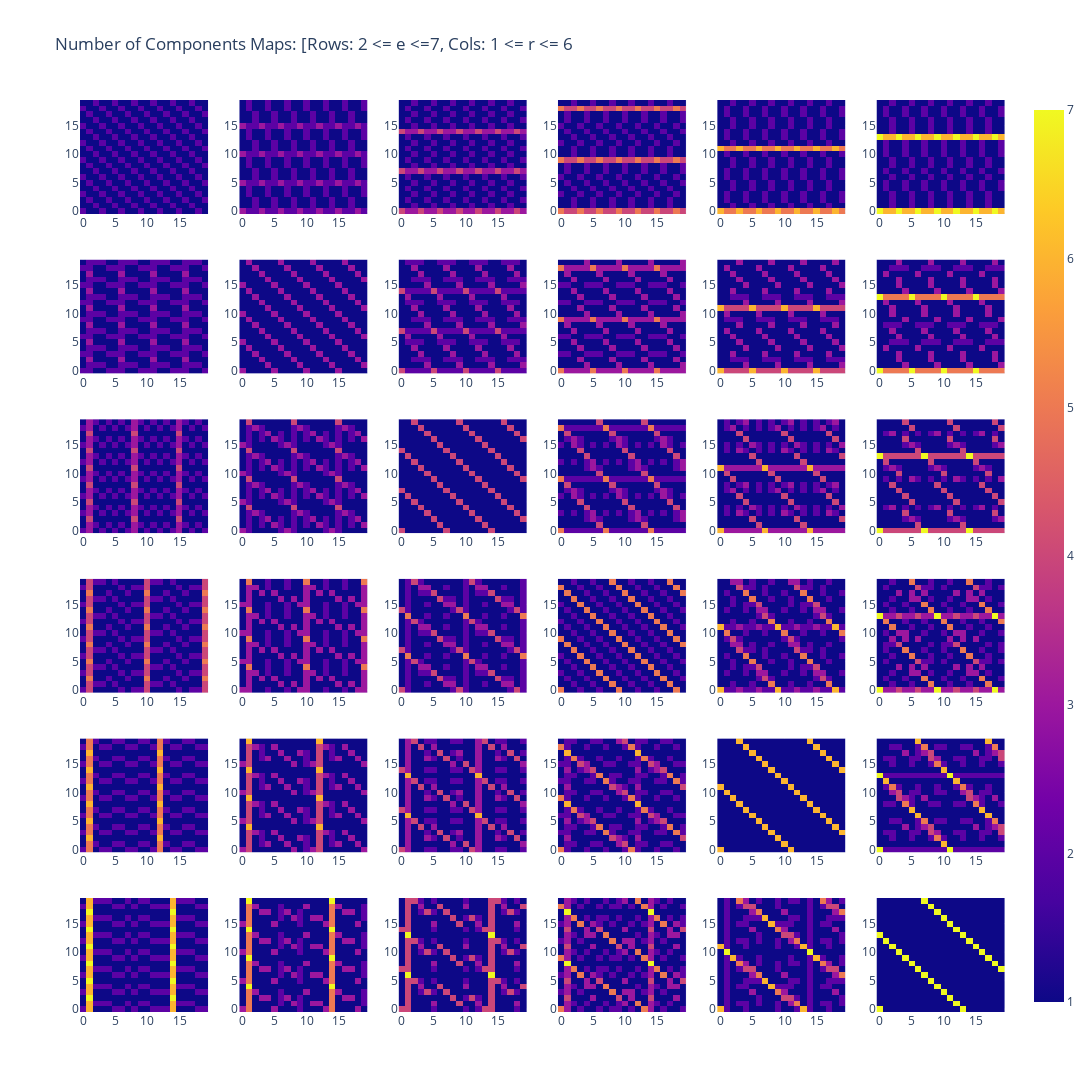

The cell this chart's notebook holds for it:
### Code cell
Row, Col = 6, 6
fig = make_subplots(Row, Col)
#---
for e, r in itertools.product(range(2,Row+2), range(1,Col+1)):
    shift = max(0, e-r)
    size = 20
    tamed_matrix = []
    df = pd.read_csv(f"data/T-L_R_series/T-L={e}_R={r}_100x100.csv")
    for b in range(size):
        seq = []
        s = b+r
        for i in range(size):
            try:
                seq += [df.values[b+shift][s+i]]
            except:
                seq += [0]
        tamed_matrix += [seq]
    tv = [2*r+1, 2*e-1]
    fig.append_trace(px.imshow(tamed_matrix).data[0], e-1, r)
# ---
fig.update_layout(height=200*Row, width=200*Col, title=f"Number of Components Maps: [Rows: 2 <= e <={Row+1}, Cols: 1 <= r <= {Col}")
fig.show()

### Figure 1 — Plotly figure (JSON) as saved in the notebook; plotly's stock layout.template omitted (floating-point values rounded to 4 significant figures; data arrays with more than 128 entries replaced by an {"elided": "..."} marker saying what was removed)
{"data": [{"coloraxis": "coloraxis", "hovertemplate": "x: %{x}<br>y: %{y}<br>color: %{z}<extra></extra>", "name": "0", "type": "heatmap", "xaxis": "x", "yaxis": "y", "z": {"elided": "20x20 int values"}}, {"coloraxis": "coloraxis", "hovertemplate": "x: %{x}<br>y: %{y}<br>color: %{z}<extra></extra>", "name": "0", "type": "heatmap", "xaxis": "x2", "yaxis": "y2", "z": {"elided": "20x20 int values"}}, {"coloraxis": "coloraxis", "hovertemplate": "x: %{x}<br>y: %{y}<br>color: %{z}<extra></extra>", "name": "0", "type": "heatmap", "xaxis": "x3", "yaxis": "y3", "z": {"elided": "20x20 int values"}}, {"coloraxis": "coloraxis", "hovertemplate": "x: %{x}<br>y: %{y}<br>color: %{z}<extra></extra>", "name": "0", "type": "heatmap", "xaxis": "x4", "yaxis": "y4", "z": {"elided": "20x20 int values"}}, {"coloraxis": "coloraxis", "hovertemplate": "x: %{x}<br>y: %{y}<br>color: %{z}<extra></extra>", "name": "0", "type": "heatmap", "xaxis": "x5", "yaxis": "y5", "z": {"elided": "20x20 int values"}}, {"coloraxis": "coloraxis", "hovertemplate": "x: %{x}<br>y: %{y}<br>color: %{z}<extra></extra>", "name": "0", "type": "heatmap", "xaxis": "x6", "yaxis": "y6", "z": {"elided": "20x20 int values"}}, {"coloraxis": "coloraxis", "hovertemplate": "x: %{x}<br>y: %{y}<br>color: %{z}<extra></extra>", "name": "0", "type": "heatmap", "xaxis": "x7", "yaxis": "y7", "z": {"elided": "20x20 int values"}}, {"coloraxis": "coloraxis", "hovertemplate": "x: %{x}<br>y: %{y}<br>color: %{z}<extra></extra>", "name": "0", "type": "heatmap", "xaxis": "x8", "yaxis": "y8", "z": {"elided": "20x20 int values"}}, {"coloraxis": "coloraxis", "hovertemplate": "x: %{x}<br>y: %{y}<br>color: %{z}<extra></extra>", "name": "0", "type": "heatmap", "xaxis": "x9", "yaxis": "y9", "z": {"elided": "20x20 int values"}}, {"coloraxis": "coloraxis", "hovertemplate": "x: %{x}<br>y: %{y}<br>color: %{z}<extra></extra>", "name": "0", "type": "heatmap", "xaxis": "x10", "yaxis": "y10", "z": {"elided": "20x20 int values"}}, {"coloraxis": "coloraxis", "hovertemplate": "x: %{x}<br>y: %{y}<br>color: %{z}<extra></extra>", "name": "0", "type": "heatmap", "xaxis": "x11", "yaxis": "y11", "z": {"elided": "20x20 int values"}}, {"coloraxis": "coloraxis", "hovertemplate": "x: %{x}<br>y: %{y}<br>color: %{z}<extra></extra>", "name": "0", "type": "heatmap", "xaxis": "x12", "yaxis": "y12", "z": {"elided": "20x20 int values"}}, {"coloraxis": "coloraxis", "hovertemplate": "x: %{x}<br>y: %{y}<br>color: %{z}<extra></extra>", "name": "0", "type": "heatmap", "xaxis": "x13", "yaxis": "y13", "z": {"elided": "20x20 int values"}}, {"coloraxis": "coloraxis", "hovertemplate": "x: %{x}<br>y: %{y}<br>color: %{z}<extra></extra>", "name": "0", "type": "heatmap", "xaxis": "x14", "yaxis": "y14", "z": {"elided": "20x20 int values"}}, {"coloraxis": "coloraxis", "hovertemplate": "x: %{x}<br>y: %{y}<br>color: %{z}<extra></extra>", "name": "0", "type": "heatmap", "xaxis": "x15", "yaxis": "y15", "z": {"elided": "20x20 int values"}}, {"coloraxis": "coloraxis", "hovertemplate": "x: %{x}<br>y: %{y}<br>color: %{z}<extra></extra>", "name": "0", "type": "heatmap", "xaxis": "x16", "yaxis": "y16", "z": {"elided": "20x20 int values"}}, {"coloraxis": "coloraxis", "hovertemplate": "x: %{x}<br>y: %{y}<br>color: %{z}<extra></extra>", "name": "0", "type": "heatmap", "xaxis": "x17", "yaxis": "y17", "z": {"elided": "20x20 int values"}}, {"coloraxis": "coloraxis", "hovertemplate": "x: %{x}<br>y: %{y}<br>color: %{z}<extra></extra>", "name": "0", "type": "heatmap", "xaxis": "x18", "yaxis": "y18", "z": {"elided": "20x20 int values"}}, {"coloraxis": "coloraxis", "hovertemplate": "x: %{x}<br>y: %{y}<br>color: %{z}<extra></extra>", "name": "0", "type": "heatmap", "xaxis": "x19", "yaxis": "y19", "z": {"elided": "20x20 int values"}}, {"coloraxis": "coloraxis", "hovertemplate": "x: %{x}<br>y: %{y}<br>color: %{z}<extra></extra>", "name": "0", "type": "heatmap", "xaxis": "x20", "yaxis": "y20", "z": {"elided": "20x20 int values"}}, {"coloraxis": "coloraxis", "hovertemplate": "x: %{x}<br>y: %{y}<br>color: %{z}<extra></extra>", "name": "0", "type": "heatmap", "xaxis": "x21", "yaxis": "y21", "z": {"elided": "20x20 int values"}}, {"coloraxis": "coloraxis", "hovertemplate": "x: %{x}<br>y: %{y}<br>color: %{z}<extra></extra>", "name": "0", "type": "heatmap", "xaxis": "x22", "yaxis": "y22", "z": {"elided": "20x20 int values"}}, {"coloraxis": "coloraxis", "hovertemplate": "x: %{x}<br>y: %{y}<br>color: %{z}<extra></extra>", "name": "0", "type": "heatmap", "xaxis": "x23", "yaxis": "y23", "z": {"elided": "20x20 int values"}}, {"coloraxis": "coloraxis", "hovertemplate": "x: %{x}<br>y: %{y}<br>color: %{z}<extra></extra>", "name": "0", "type": "heatmap", "xaxis": "x24", "yaxis": "y24", "z": {"elided": "20x20 int values"}}, {"coloraxis": "coloraxis", "hovertemplate": "x: %{x}<br>y: %{y}<br>color: %{z}<extra></extra>", "name": "0", "type": "heatmap", "xaxis": "x25", "yaxis": "y25", "z": {"elided": "20x20 int values"}}, {"coloraxis": "coloraxis", "hovertemplate": "x: %{x}<br>y: %{y}<br>color: %{z}<extra></extra>", "name": "0", "type": "heatmap", "xaxis": "x26", "yaxis": "y26", "z": {"elided": "20x20 int values"}}, {"coloraxis": "coloraxis", "hovertemplate": "x: %{x}<br>y: %{y}<br>color: %{z}<extra></extra>", "name": "0", "type": "heatmap", "xaxis": "x27", "yaxis": "y27", "z": {"elided": "20x20 int values"}}, {"coloraxis": "coloraxis", "hovertemplate": "x: %{x}<br>y: %{y}<br>color: %{z}<extra></extra>", "name": "0", "type": "heatmap", "xaxis": "x28", "yaxis": "y28", "z": {"elided": "20x20 int values"}}, {"coloraxis": "coloraxis", "hovertemplate": "x: %{x}<br>y: %{y}<br>color: %{z}<extra></extra>", "name": "0", "type": "heatmap", "xaxis": "x29", "yaxis": "y29", "z": {"elided": "20x20 int values"}}, {"coloraxis": "coloraxis", "hovertemplate": "x: %{x}<br>y: %{y}<br>color: %{z}<extra></extra>", "name": "0", "type": "heatmap", "xaxis": "x30", "yaxis": "y30", "z": {"elided": "20x20 int values"}}, {"coloraxis": "coloraxis", "hovertemplate": "x: %{x}<br>y: %{y}<br>color: %{z}<extra></extra>", "name": "0", "type": "heatmap", "xaxis": "x31", "yaxis": "y31", "z": {"elided": "20x20 int values"}}, {"coloraxis": "coloraxis", "hovertemplate": "x: %{x}<br>y: %{y}<br>color: %{z}<extra></extra>", "name": "0", "type": "heatmap", "xaxis": "x32", "yaxis": "y32", "z": {"elided": "20x20 int values"}}, {"coloraxis": "coloraxis", "hovertemplate": "x: %{x}<br>y: %{y}<br>color: %{z}<extra></extra>", "name": "0", "type": "heatmap", "xaxis": "x33", "yaxis": "y33", "z": {"elided": "20x20 int values"}}, {"coloraxis": "coloraxis", "hovertemplate": "x: %{x}<br>y: %{y}<br>color: %{z}<extra></extra>", "name": "0", "type": "heatmap", "xaxis": "x34", "yaxis": "y34", "z": {"elided": "20x20 int values"}}, {"coloraxis": "coloraxis", "hovertemplate": "x: %{x}<br>y: %{y}<br>color: %{z}<extra></extra>", "name": "0", "type": "heatmap", "xaxis": "x35", "yaxis": "y35", "z": {"elided": "20x20 int values"}}, {"coloraxis": "coloraxis", "hovertemplate": "x: %{x}<br>y: %{y}<br>color: %{z}<extra></extra>", "name": "0", "type": "heatmap", "xaxis": "x36", "yaxis": "y36", "z": {"elided": "20x20 int values"}}], "layout": {"height": 1200, "title": {"text": "Number of Components Maps: [Rows: 2 <= e <=7, Cols: 1 <= r <= 6"}, "width": 1200, "xaxis": {"anchor": "y", "autorange": true, "domain": [0, 0.1389], "range": [-0.5, 19.5]}, "xaxis10": {"anchor": "y10", "autorange": true, "domain": [0.5167, 0.6556], "range": [-0.5, 19.5]}, "xaxis11": {"anchor": "y11", "autorange": true, "domain": [0.6889, 0.8278], "range": [-0.5, 19.5]}, "xaxis12": {"anchor": "y12", "autorange": true, "domain": [0.8611, 1], "range": [-0.5, 19.5]}, "xaxis13": {"anchor": "y13", "autorange": true, "domain": [0, 0.1389], "range": [-0.5, 19.5]}, "xaxis14": {"anchor": "y14", "autorange": true, "domain": [0.1722, 0.3111], "range": [-0.5, 19.5]}, "xaxis15": {"anchor": "y15", "autorange": true, "domain": [0.3444, 0.4833], "range": [-0.5, 19.5]}, "xaxis16": {"anchor": "y16", "autorange": true, "domain": [0.5167, 0.6556], "range": [-0.5, 19.5]}, "xaxis17": {"anchor": "y17", "autorange": true, "domain": [0.6889, 0.8278], "range": [-0.5, 19.5]}, "xaxis18": {"anchor": "y18", "autorange": true, "domain": [0.8611, 1], "range": [-0.5, 19.5]}, "xaxis19": {"anchor": "y19", "autorange": true, "domain": [0, 0.1389], "range": [-0.5, 19.5]}, "xaxis2": {"anchor": "y2", "autorange": true, "domain": [0.1722, 0.3111], "range": [-0.5, 19.5]}, "xaxis20": {"anchor": "y20", "autorange": true, "domain": [0.1722, 0.3111], "range": [-0.5, 19.5]}, "xaxis21": {"anchor": "y21", "autorange": true, "domain": [0.3444, 0.4833], "range": [-0.5, 19.5]}, "xaxis22": {"anchor": "y22", "autorange": true, "domain": [0.5167, 0.6556], "range": [-0.5, 19.5]}, "xaxis23": {"anchor": "y23", "autorange": true, "domain": [0.6889, 0.8278], "range": [-0.5, 19.5]}, "xaxis24": {"anchor": "y24", "autorange": true, "domain": [0.8611, 1], "range": [-0.5, 19.5]}, "xaxis25": {"anchor": "y25", "autorange": true, "domain": [0, 0.1389], "range": [-0.5, 19.5]}, "xaxis26": {"anchor": "y26", "autorange": true, "domain": [0.1722, 0.3111], "range": [-0.5, 19.5]}, "xaxis27": {"anchor": "y27", "autorange": true, "domain": [0.3444, 0.4833], "range": [-0.5, 19.5]}, "xaxis28": {"anchor": "y28", "autorange": true, "domain": [0.5167, 0.6556], "range": [-0.5, 19.5]}, "xaxis29": {"anchor": "y29", "autorange": true, "domain": [0.6889, 0.8278], "range": [-0.5, 19.5]}, "xaxis3": {"anchor": "y3", "autorange": true, "domain": [0.3444, 0.4833], "range": [-0.5, 19.5]}, "xaxis30": {"anchor": "y30", "autorange": true, "domain": [0.8611, 1], "range": [-0.5, 19.5]}, "xaxis31": {"anchor": "y31", "autorange": true, "domain": [0, 0.1389], "range": [-0.5, 19.5]}, "xaxis32": {"anchor": "y32", "autorange": true, "domain": [0.1722, 0.3111], "range": [-0.5, 19.5]}, "xaxis33": {"anchor": "y33", "autorange": true, "domain": [0.3444, 0.4833], "range": [-0.5, 19.5]}, "xaxis34": {"anchor": "y34", "autorange": true, "domain": [0.5167, 0.6556], "range": [-0.5, 19.5]}, "xaxis35": {"anchor": "y35", "autorange": true, "domain": [0.6889, 0.8278], "range": [-0.5, 19.5]}, "xaxis36": {"anchor": "y36", "autorange": true, "domain": [0.8611, 1], "range": [-0.5, 19.5]}, "xaxis4": {"anchor": "y4", "autorange": true, "domain": [0.5167, 0.6556], "range": [-0.5, 19.5]}, "xaxis5": {"anchor": "y5", "autorange": true, "domain": [0.6889, 0.8278], "range": [-0.5, 19.5]}, "xaxis6": {"anchor": "y6", "autorange": true, "domain": [0.8611, 1], "range": [-0.5, 19.5]}, "xaxis7": {"anchor": "y7", "autorange": true, "domain": [0, 0.1389], "range": [-0.5, 19.5]}, "xaxis8": {"anchor": "y8", "autorange": true, "domain": [0.1722, 0.3111], "range": [-0.5, 19.5]}, "xaxis9": {"anchor": "y9", "autorange": true, "domain": [0.3444, 0.4833], "range": [-0.5, 19.5]}, "yaxis": {"anchor": "x", "autorange": true, "domain": [0.875, 1], "range": [-0.5, 19.5]}, "yaxis10": {"anchor": "x10", "autorange": true, "domain": [0.7, 0.825], "range": [-0.5, 19.5]}, "yaxis11": {"anchor": "x11", "autorange": true, "domain": [0.7, 0.825], "range": [-0.5, 19.5]}, "yaxis12": {"anchor": "x12", "autorange": true, "domain": [0.7, 0.825], "range": [-0.5, 19.5]}, "yaxis13": {"anchor": "x13", "autorange": true, "domain": [0.525, 0.65], "range": [-0.5, 19.5]}, "yaxis14": {"anchor": "x14", "autorange": true, "domain": [0.525, 0.65], "range": [-0.5, 19.5]}, "yaxis15": {"anchor": "x15", "autorange": true, "domain": [0.525, 0.65], "range": [-0.5, 19.5]}, "yaxis16": {"anchor": "x16", "autorange": true, "domain": [0.525, 0.65], "range": [-0.5, 19.5]}, "yaxis17": {"anchor": "x17", "autorange": true, "domain": [0.525, 0.65], "range": [-0.5, 19.5]}, "yaxis18": {"anchor": "x18", "autorange": true, "domain": [0.525, 0.65], "range": [-0.5, 19.5]}, "yaxis19": {"anchor": "x19", "autorange": true, "domain": [0.35, 0.475], "range": [-0.5, 19.5]}, "yaxis2": {"anchor": "x2", "autorange": true, "domain": [0.875, 1], "range": [-0.5, 19.5]}, "yaxis20": {"anchor": "x20", "autorange": true, "domain": [0.35, 0.475], "range": [-0.5, 19.5]}, "yaxis21": {"anchor": "x21", "autorange": true, "domain": [0.35, 0.475], "range": [-0.5, 19.5]}, "yaxis22": {"anchor": "x22", "autorange": true, "domain": [0.35, 0.475], "range": [-0.5, 19.5]}, "yaxis23": {"anchor": "x23", "autorange": true, "domain": [0.35, 0.475], "range": [-0.5, 19.5]}, "yaxis24": {"anchor": "x24", "autorange": true, "domain": [0.35, 0.475], "range": [-0.5, 19.5]}, "yaxis25": {"anchor": "x25", "autorange": true, "domain": [0.175, 0.3], "range": [-0.5, 19.5]}, "yaxis26": {"anchor": "x26", "autorange": true, "domain": [0.175, 0.3], "range": [-0.5, 19.5]}, "yaxis27": {"anchor": "x27", "autorange": true, "domain": [0.175, 0.3], "range": [-0.5, 19.5]}, "yaxis28": {"anchor": "x28", "autorange": true, "domain": [0.175, 0.3], "range": [-0.5, 19.5]}, "yaxis29": {"anchor": "x29", "autorange": true, "domain": [0.175, 0.3], "range": [-0.5, 19.5]}, "yaxis3": {"anchor": "x3", "autorange": true, "domain": [0.875, 1], "range": [-0.5, 19.5]}, "yaxis30": {"anchor": "x30", "autorange": true, "domain": [0.175, 0.3], "range": [-0.5, 19.5]}, "yaxis31": {"anchor": "x31", "autorange": true, "domain": [0, 0.125], "range": [-0.5, 19.5]}, "yaxis32": {"anchor": "x32", "autorange": true, "domain": [0, 0.125], "range": [-0.5, 19.5]}, "yaxis33": {"anchor": "x33", "autorange": true, "domain": [0, 0.125], "range": [-0.5, 19.5]}, "yaxis34": {"anchor": "x34", "autorange": true, "domain": [0, 0.125], "range": [-0.5, 19.5]}, "yaxis35": {"anchor": "x35", "autorange": true, "domain": [0, 0.125], "range": [-0.5, 19.5]}, "yaxis36": {"anchor": "x36", "autorange": true, "domain": [0, 0.125], "range": [-0.5, 19.5]}, "yaxis4": {"anchor": "x4", "autorange": true, "domain": [0.875, 1], "range": [-0.5, 19.5]}, "yaxis5": {"anchor": "x5", "autorange": true, "domain": [0.875, 1], "range": [-0.5, 19.5]}, "yaxis6": {"anchor": "x6", "autorange": true, "domain": [0.875, 1], "range": [-0.5, 19.5]}, "yaxis7": {"anchor": "x7", "autorange": true, "domain": [0.7, 0.825], "range": [-0.5, 19.5]}, "yaxis8": {"anchor": "x8", "autorange": true, "domain": [0.7, 0.825], "range": [-0.5, 19.5]}, "yaxis9": {"anchor": "x9", "autorange": true, "domain": [0.7, 0.825], "range": [-0.5, 19.5]}}}
